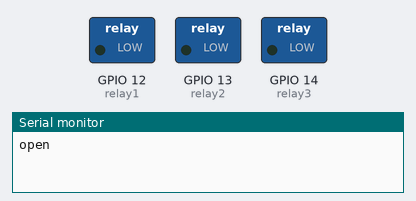
Bench run of a sketch on a simulated ESP32. Parts: switched loads named in the sketch (green lamp = pin HIGH), the last lines printed to the serial monitor.

Above: at 2.7 s.
At 5.3 s:
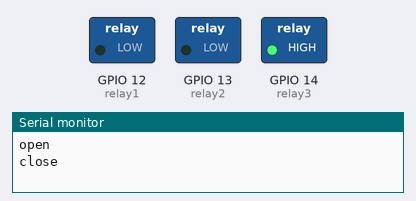
At 10.47 s:
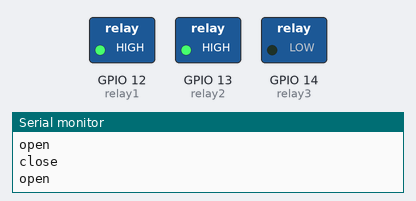
Timing chart, 0 to 13.5 s (numbered marks = the images above):
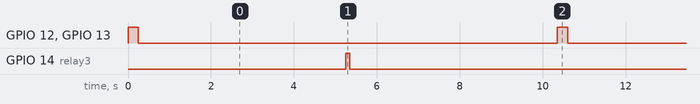

Measured:
- by itself, GPIO 12 (relay1), GPIO 13 (relay2): alternates HIGH for 0.25 s and LOW for 10.1 s
- by itself, GPIO 14 (relay3): alternates HIGH for 0.10 s and LOW for 10.3 s
- by itself, everything shown: repeats every 10.4 s, in 4 steps

The sketch:

20240716_relay.ino
```cpp
// (licence header left out)
const int relay1 = 12;
const int relay2 = 13;
const int relay3 = 14;

void setup() {
  Serial.begin(115200);
  pinMode(relay1, OUTPUT);
  pinMode(relay2, OUTPUT);
  pinMode(relay3, OUTPUT);
  digitalWrite(relay1, LOW);
  digitalWrite(relay2, LOW);
  digitalWrite(relay3, LOW);

}

void open(){
    Serial.println("open ");

    digitalWrite(relay1, HIGH);
    digitalWrite(relay2, HIGH);
    delay(250);
    digitalWrite(relay1, LOW);
    digitalWrite(relay2, LOW);
}
void close(){
    Serial.println("close ");
    digitalWrite(relay3, HIGH);
    delay(100);
    digitalWrite(relay3, LOW);
}

void loop() {
  open();
  delay(5000);
  close();
  delay(5000);
}
```
